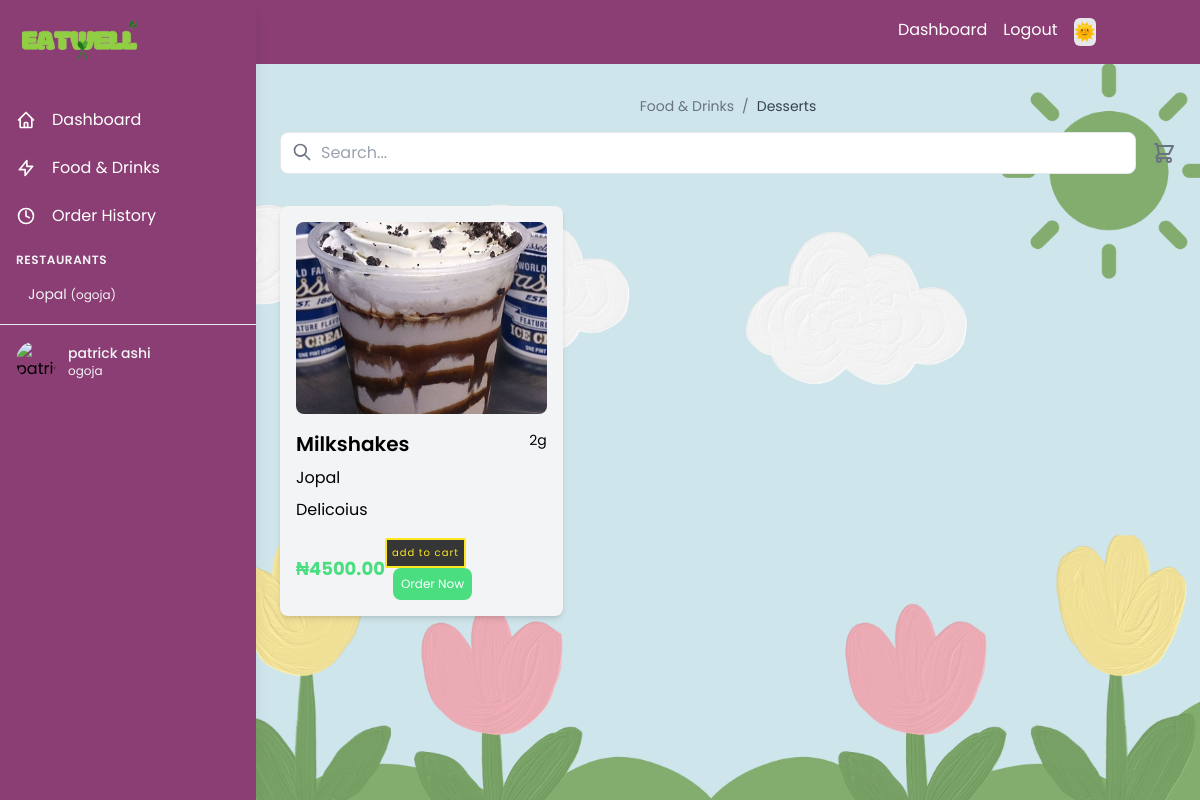
/customer/dashboard/?category=desserts (signed in), run on the app's committed database.
### eatwellapp/models.py (models this page shows, shortened)
class Restaurant(models.Model):
    owner = models.ForeignKey(StoreOwner, on_delete=models.CASCADE, related_name='restaurants')
    name = models.CharField(max_length=100)
    location = models.CharField(max_length=10, choices=(('ogoja', 'Ogoja'), ('okuku', 'Okuku')))

class CustomUser(AbstractUser):
    USER_TYPE_CHOICES = (
        ('customer', 'Customer'),
        ('store_owner', 'Store Owner'),
    )
    user_type = models.CharField(max_length=20, choices=USER_TYPE_CHOICES)
    phone_number = models.CharField(max_length=15)
    groups = models.ManyToManyField(
        Group,
        verbose_name=_('groups'),
        blank=True,
        help_text=_('The groups this user belongs to.'),
        related_name="customuser_groups",
        related_query_name="customuser",
    )
    user_permissions = models.ManyToManyField(
        Permission,
        verbose_name=_('user permissions'),
        blank=True,
        help_text=_('Specific permissions for this user.'),
        related_name="customuser_permissions",
        related_query_name="customuser",
    )
    class Meta:
        db_table = 'auth_user'  # This ensures the model uses the auth_user table

class Customer(models.Model):
    user = models.OneToOneField(settings.AUTH_USER_MODEL, on_delete=models.CASCADE, related_name='customer')
    residential_address = models.CharField(max_length=100)
    location = models.CharField(max_length=10, choices=(('ogoja', 'Ogoja'), ('okuku', 'Okuku')))

class Food(models.Model):
    CATEGORY_CHOICES = (
        ('fast', 'Fast'),
        ('drinks', 'Drinks'),
        ('swallow', 'Swallow'),
        ('desserts', 'Desserts'),
    )
    restaurant = models.ForeignKey(Restaurant, on_delete=models.CASCADE, related_name='foods')
    category = models.CharField(max_length=20, choices=CATEGORY_CHOICES, default='fast')
    name = models.CharField(max_length=100)
    description = models.TextField()
    price = models.DecimalField(max_digits=8, decimal_places=2)
    image = models.ImageField(upload_to='food_images/', blank=True, null=True)
    weight = models.IntegerField(help_text='Weight in grams', default=0)

### eatwellapp/views.py (the view)
# urls.py: path('customer/dashboard/', views.customer_dashboard, name='customer_dashboard'),
@login_required
def customer_dashboard(request):
    if request.user.user_type != 'customer':
        messages.error(request, 'You do not have access to this page.')
        return redirect('home')
    query = request.GET.get('search', '')
    category = request.GET.get('category', '')
    restaurants = Restaurant.objects.all()
    foods = Food.objects.all()
    if query:
        foods = foods.filter(
            Q(name__icontains=query) |
            Q(description__icontains=query) |
            Q(restaurant__name__icontains=query)
        )
    if category:
        foods = foods.filter(category=category)
    cart = request.session.get('cart', {})
    cart_count = sum(int(item.get('quantity', 0)) for item in cart.values())
    context = {
        'user': request.user,
        'foods': foods,
        'restaurants': restaurants,
        'category_name': category.title() if category else 'All Categories',
        'cart_count': cart_count,
    }
    return render(request, 'eatwellapp/customer_dashboard.html', context)

### eatwellapp/templates/eatwellapp/customer_dashboard.html (shortened to what this page needs)
{% extends 'base.html' %}
{% load static %}
{% block content %}
<div class="flex h-screen overflow-auto bg-gray-100 font-sans py-8 px-4" style="background-image: url('{% static 'images/dashboard_bg.png' %}'); background-size: cover; background-repeat: no-repeat;">
    <div id="sidebar" class="sidebar fixed inset-y-0 left-0 z-10 w-64 transform -translate-x-full lg:translate-x-0 transition-transform duration-300 ease-in-out bg-[#8A3E73] shadow-lg">
        <div class="p-4">
            <a href="{% url 'home' %}" class="text-2xl font-bold">
                <img src="{% static 'images/eatwell.png' %}" alt="EatWell Logo" class=" w-32">
            </a>
        </div>
        <nav class="mt-4">
            <a href="{% url 'customer_dashboard' %}" class="flex items-center px-4 py-3 text-white hover:bg-gray-100 hover:text-black">
                <svg class="w-5 h-5 mr-4" fill="none" stroke="currentColor" viewBox="0 0 24 24">
                    <path stroke-linecap="round" stroke-linejoin="round" stroke-width="2" d="M3 12l2-2m0 0l7-7 7 7M5 10v10a1 1 0 001 1h3m10-11l2 2m-2-2v10a1 1 0 01-1 1h-3m-6 0a1 1 0 001-1v-4a1 1 0 011-1h2a1 1 0 011 1v4a1 1 0 001 1m-6 0h6"></path>
                </svg>
                Dashboard
            </a>
            <a href="{% url 'food_categories' %}" class="flex items-center px-4 py-3 text-white hover:bg-gray-100 hover:text-black">
                <svg class="w-5 h-5 mr-4" fill="none" stroke="currentColor" viewBox="0 0 24 24">
                    <path stroke-linecap="round" stroke-linejoin="round" stroke-width="2" d="M13 10V3L4 14h7v7l9-11h-7z"></path>
                </svg>
                Food & Drinks
            </a>
            <a href="{% url 'order_history' %}" class="flex items-center px-4 py-3 text-white hover:bg-gray-100 hover:text-black">
                <svg class="w-5 h-5 mr-4" fill="none" stroke="currentColor" viewBox="0 0 24 24">
                    <path stroke-linecap="round" stroke-linejoin="round" stroke-width="2" d="M12 6v6l4 2"></path>
                    <circle cx="12" cy="12" r="9" stroke="currentColor" stroke-width="2" fill="none"/>
                </svg>
                Order History
            </a>
            <div class="px-4 py-3">
                <h3 class="text-xs font-semibold text-gray-100 uppercase tracking-wider">Restaurants</h3>
                <div class="mt-2 space-y-1 hover:text-black">
                    {% for restaurant in restaurants %}
                    <a href="{% url 'restaurant_menu' restaurant.id %}"
                       class="block px-3 py-2  text-sm text-gray-100 hover:bg-gray-100 hover:text-black">
                        {{ restaurant.name }}
                        <span class="text-xs  ">({{ restaurant.location }})</span>
                    </a>
                    {% endfor %}
                </div>
            </div>
        </nav>
        <div class="mt-auto p-4 border-t">
            <div class="flex items-center">
                <img src="{% if user.profile_picture %}{{ user.profile_picture.url }}{% else %}{% static 'images/default-avatar.png' %}{% endif %}"
                     alt="{{ user.get_full_name }}"
                     class="w-10 h-10 rounded-full">
                <div class="ml-3">
                    <p class="text-sm font-medium text-gray-100 ">{{ user.get_full_name }}</p>
                    <p class="text-xs text-gray-100">{{ user.customer.location }}</p>
                </div>
            </div>
        </div>
    </div>
    <div class="flex-1 lg:ml-64">
        <div class="py-8 px-2">
            <div class=" flex flex-col justify-between items-center mb-8 mt-8">
                <div class="flex items-center mb-4 space-x-2 text-sm text-gray-500">
                    <a href="{% url 'food_categories' %}" class="hover:text-gray-700">Food & Drinks</a>
                    <span>/</span>
                    <span class="text-gray-700">{{ category_name|default:"All Categories" }}</span>
                </div>
                <div class="flex w-full items-center space-x-4">
                    <div class=" relative w-full">
                        <input type="text"
                               placeholder="Search..."
                               class="searchbar w-full md:w-full pl-10 pr-4 py-2 border rounded-lg focus:outline-none focus:border-[#8A3E73]">
                        <svg class="searchsvg w-5 h-5 text-gray-500 absolute left-3 top-2.5" fill="none" stroke="currentColor" viewBox="0 0 24 24">
                            <path stroke-linecap="round" stroke-linejoin="round" stroke-width="2" d="M21 21l-6-6m2-5a7 7 0 11-14 0 7 7 0 0114 0z"></path>
                        </svg>
                    </div>
                    <a href="{% url 'cart' %}" class="relative">
                    </a>
                </div>
            </div>
            <div class="grid grid-cols-1 md:grid-cols-2 lg:grid-cols-3 gap-6">
                {% for food in foods %}
                <div class="card bg-gray-100 rounded-lg shadow-md p-4 hover:shadow-lg transition-shadow">
                    <img src="{{ food.image.url }}" alt="{{ food.name }}" class="w-full h-48 object-cover rounded-lg mb-4">
                    <div class="flex justify-between items-start mb-2">
                        <h3 class="text-xl font-semibold">{{ food.name }}</h3>
                        <span class="text-sm ">{{ food.weight }}g</span>
                    </div>
                    <p class=" mb-2">{{ food.restaurant.name }}</p>
                    <p class=" mb-4">{{ food.description|truncatechars:100 }}</p>
                    <div class="flex justify-between items-center">
                        <span class="text-lg font-bold text-green-400">₦{{ food.price }}</span>
                        <div class="space-x-2">
                            <form method="post" action="{% url 'add_to_cart' food.id %}" class="inline">
                                <button type="submit"
                                        class="addtocart bg-[#FBE620] text-xs text-white px-2 py-2 rounded-lg hover:bg-[#FBE620] transition-colors">
                                </button>
                            </form>
                            <a href="{% url 'order_now' food.id %}"
                               class="inline-block text-xs bg-green-400 text-white px-2 py-2 rounded-lg hover:bg-green-500 transition-colors">
                                Order Now
                            </a>
                        </div>
                    </div>
                </div>
                {% empty %}
                <div class="col-span-3 text-center py-8">
                    <p class="text-gray-500">No food items available in this category.</p>
                </div>
                {% endfor %}
            </div>
        </div>
    </div>
</div>
{% endblock %}

### eatwellapp/static/css/styles.css (style rules this page uses)
body { font-family: poppins, sans-serif; }
button.addtocart { padding: 0.5em 0.5em; text-transform: lowercase; text-decoration: none; letter-spacing: 1px; color: transparent; border: 2px solid #FBE620; border-radius: 2px; font-size: 10px; position: relative; font-family: inherit; background: transparent; cursor: pointer; }
button.addtocart::before { content: "add to cart"; position: absolute; top: 0; left: 0; width: 100%; height: 100%; background-color: #363636; color: #FBE620; display: flex; justify-content: center; align-items: center; transition: all 0.5s; }
button.addtocart::after { content: "+"; position: absolute; top: 0; left: -100%; width: 100%; height: 100%; background-color: #363636; color: #FBE620; display: flex; justify-content: center; align-items: center; transition: all 0.5s; transform: scale(0) rotateY(0deg); opacity: 0; }
body { background-color: white; color: black; transition: background-color 0.3s, color 0.3s; }

### data on the page
Restaurant: name "Jopal", location "ogoja"
Food: category "Desserts", image (picture), name "Milkshakes", weight "2", restaurant.name "Jopal", description "Delicoius", price "4500.00"

### other printed values
{{ user.get_full_name }} "patrick ashi"
{{ user.customer.location }} "ogoja"
